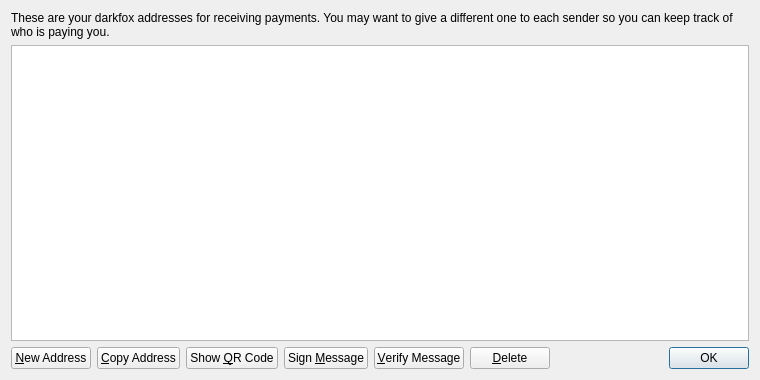
<?xml version="1.0" encoding="UTF-8"?>
<ui version="4.0">
 <class>AddressBookPage</class>
 <widget class="QWidget" name="AddressBookPage">
  <property name="geometry">
   <rect>
    <x>0</x>
    <y>0</y>
    <width>760</width>
    <height>380</height>
   </rect>
  </property>
  <property name="windowTitle">
   <string>Address Book</string>
  </property>
  <layout class="QVBoxLayout" name="verticalLayout">
   <item>
    <widget class="QLabel" name="labelExplanation">
     <property name="text">
      <string>These are your darkfox addresses for receiving payments. You may want to give a different one to each sender so you can keep track of who is paying you.</string>
     </property>
     <property name="textFormat">
      <enum>Qt::PlainText</enum>
     </property>
     <property name="wordWrap">
      <bool>true</bool>
     </property>
    </widget>
   </item>
   <item>
    <widget class="QTableView" name="tableView">
     <property name="contextMenuPolicy">
      <enum>Qt::CustomContextMenu</enum>
     </property>
     <property name="toolTip">
      <string>Double-click to edit address or label</string>
     </property>
     <property name="tabKeyNavigation">
      <bool>false</bool>
     </property>
     <property name="alternatingRowColors">
      <bool>true</bool>
     </property>
     <property name="selectionMode">
      <enum>QAbstractItemView::SingleSelection</enum>
     </property>
     <property name="selectionBehavior">
      <enum>QAbstractItemView::SelectRows</enum>
     </property>
     <property name="sortingEnabled">
      <bool>true</bool>
     </property>
     <attribute name="verticalHeaderVisible">
      <bool>false</bool>
     </attribute>
    </widget>
   </item>
   <item>
    <layout class="QHBoxLayout" name="horizontalLayout">
     <item>
      <widget class="QPushButton" name="newAddressButton">
       <property name="toolTip">
        <string>Create a new address</string>
       </property>
       <property name="text">
        <string>&amp;New Address</string>
       </property>
       <property name="icon">
        <iconset resource="../bitcoin.qrc">
         <normaloff>:/icons/add</normaloff>:/icons/add</iconset>
       </property>
      </widget>
     </item>
     <item>
      <widget class="QPushButton" name="copyToClipboard">
       <property name="toolTip">
        <string>Copy the currently selected address to the system clipboard</string>
       </property>
       <property name="text">
        <string>&amp;Copy Address</string>
       </property>
       <property name="icon">
        <iconset resource="../bitcoin.qrc">
         <normaloff>:/icons/editcopy</normaloff>:/icons/editcopy</iconset>
       </property>
      </widget>
     </item>
     <item>
      <widget class="QPushButton" name="showQRCode">
       <property name="text">
        <string>Show &amp;QR Code</string>
       </property>
       <property name="icon">
        <iconset resource="../bitcoin.qrc">
         <normaloff>:/icons/qrcode</normaloff>:/icons/qrcode</iconset>
       </property>
      </widget>
     </item>
     <item>
      <widget class="QPushButton" name="signMessage">
       <property name="toolTip">
        <string>Sign a message to prove you own a darkfox address</string>
       </property>
       <property name="text">
        <string>Sign &amp;Message</string>
       </property>
       <property name="icon">
        <iconset resource="../bitcoin.qrc">
         <normaloff>:/icons/edit</normaloff>:/icons/edit</iconset>
       </property>
      </widget>
     </item>
     <item>
      <widget class="QPushButton" name="verifyMessage">
       <property name="toolTip">
        <string>Verify a message to ensure it was signed with a specified darkfox address</string>
       </property>
       <property name="text">
        <string>&amp;Verify Message</string>
       </property>
       <property name="icon">
        <iconset resource="../bitcoin.qrc">
         <normaloff>:/icons/transaction_0</normaloff>:/icons/transaction_0</iconset>
       </property>
      </widget>
     </item>
     <item>
      <widget class="QPushButton" name="deleteButton">
       <property name="toolTip">
        <string>Delete the currently selected address from the list</string>
       </property>
       <property name="text">
        <string>&amp;Delete</string>
       </property>
       <property name="icon">
        <iconset resource="../bitcoin.qrc">
         <normaloff>:/icons/remove</normaloff>:/icons/remove</iconset>
       </property>
      </widget>
     </item>
     <item>
      <spacer name="horizontalSpacer">
       <property name="orientation">
        <enum>Qt::Horizontal</enum>
       </property>
       <property name="sizeHint" stdset="0">
        <size>
         <width>40</width>
         <height>20</height>
        </size>
       </property>
      </spacer>
     </item>
     <item>
      <widget class="QDialogButtonBox" name="buttonBox">
       <property name="sizePolicy">
        <sizepolicy hsizetype="Maximum" vsizetype="Fixed">
         <horstretch>0</horstretch>
         <verstretch>0</verstretch>
        </sizepolicy>
       </property>
       <property name="standardButtons">
        <set>QDialogButtonBox::Ok</set>
       </property>
      </widget>
     </item>
    </layout>
   </item>
  </layout>
 </widget>
 <resources>
  <include location="../bitcoin.qrc"/>
 </resources>
 <connections/>
</ui>
